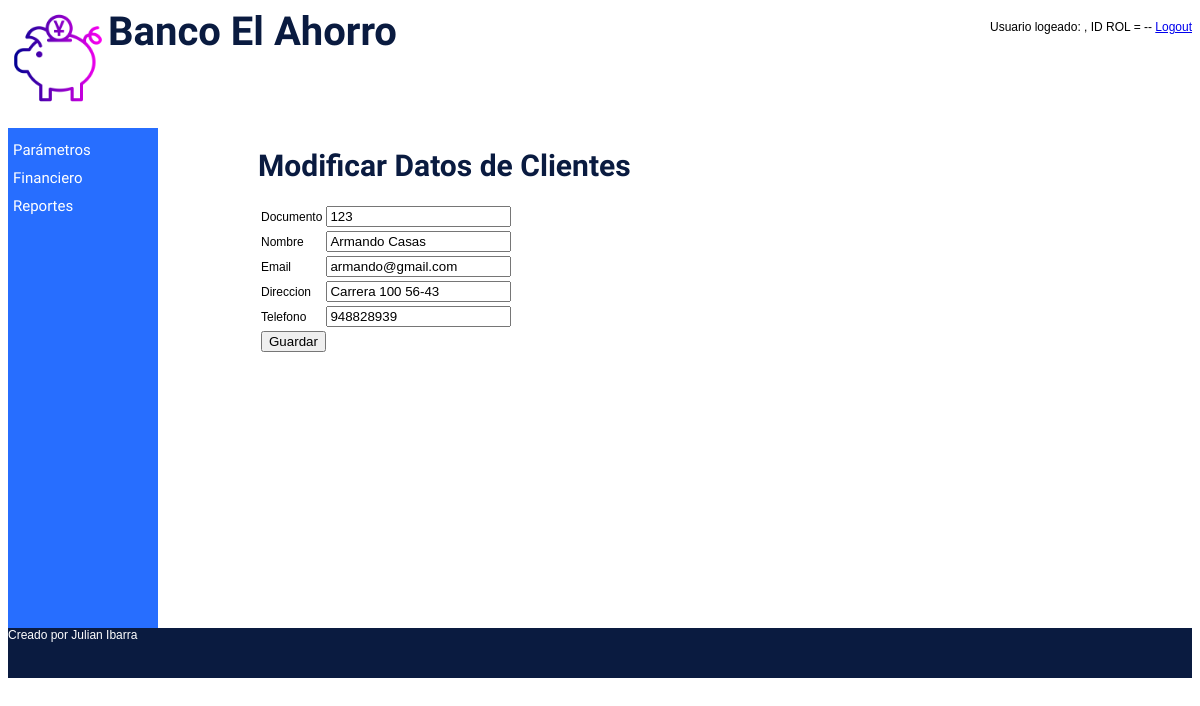
The page /index.php?sel=C5&documento=123 on the database its author committed.
### tables this page shows
CREATE TABLE cliente(
documento int(15) PRIMARY KEY NOT NULL,
nombre varchar(50) NOT NULL,
email varchar(50) NOT NULL,
direccion varchar(30) NOT NULL,
telefono varchar(15) NOT NULL
);

### lib/config.php (called while the page is built)
<?php
    $CFG_HOST = "localhost";
    $CFG_USER = "root";
    $CFG_DBPWD = "root";
    $CFG_DBASE = "banco";
?>

### lib/cliente.php (called while the page is built, shortened)
<?php
class Cliente {
    var $nombre;
    var $direccion;
    var $telefono;
    var $email;
    var $con;
    function Cliente( ) {
        $this->nombre="";
        $this->email="";
        $this->direccion="";
        $this->telefono="";
        $this->con = new MySql();
    }
    function getNombre( ) {
        return $this->nombre;
    }
    function getEmail( ) {
        return $this->email;
    }
    function getDireccion(){
      return $this->direccion;
    }
    function getTelefono(){
      return $this->telefono;
    }
   function consultar($documento) {
      $this->documento = $documento;
      $this->con->conectarse();
      $this->con->sql = "SELECT * FROM cliente WHERE documento=".$this->documento."";
      $this->con->consultar();
      if ($this->con->numReg > 0) {
         $this->nombre = mysql_result($this->con->rtaSql,0,"nombre");
         $this->email = mysql_result($this->con->rtaSql,0,"email");
         $this->telefono = mysql_result($this->con->rtaSql,0,"telefono");
         $this->direccion = mysql_result($this->con->rtaSql,0,"direccion");
      }
      $this->con->desconectarse();
   }
}
?>

### lib/mysql_lib.php (called while the page is built, shortened)
<?php
class Mysql {
 var $sql;
 function Mysql () {
    $this->sql = "";
    }
 function consultar() {
    $this->rtaSql = mysql_query($this->sql);
    }
}
?>

### cliente/cliente_editar.php (the view, shortened to what this page needs)
<!DOCTYPE html>
<html lang="es">
<head>
</head>
<body>
 <h1>Modificar Datos de Clientes</h1>
	<form name ='cliente_grabar' action=index.php?sel=C6 method='post'>
        <table>
                <tr>
                    <td>Documento</td>
                    <?php
                    include("lib/config.php");
                    include("lib/mysql_lib.php");
                    include("lib/cliente.php");
                    $c = new Cliente();
                    $c->consultar($_GET['documento']);
                    print "<td><input name= txtDocumento type=text value = ".$_GET['documento']." readonly></td>";
                    ?>
                </tr>
                <tr>
                    <td>Nombre</td>
                     <td><input name="txtNombre" type="text"  value = "<?php echo $c->getNombre(); ?>" ></td>
                </tr>
                <tr>
                    <td>Email</td>
                     <td><input name="txtEmail" type="text"  value = "<?php echo $c->getEmail(); ?>" ></td>
                </tr>
                <tr>
                    <td>Direccion</td>
                     <td><input name="txtDireccion" type="text"  value = "<?php echo $c->getDireccion(); ?>" ></td>
                </tr>
                <tr>
                    <td>Telefono</td>
                     <td><input name="txtTelefono" type="text"  value = "<?php echo $c->getTelefono(); ?>" ></td>
                </tr>
                <tr>
                    <td colspan="2"><input name="btnGuardar" type="button" value="Guardar" onclick="validar()"></td>
                </tr>
            </table>
        </form>
</body>
</html>

### estilos.css (style rules this page uses)
body { font-size: 12px; font-family:Arial; }

### cliente/cliente_editar.php (style rules this page uses)
h1 { padding-left: 100px; font-family: 'Lalezar', Arial; color:#0A1B40; font-size: 30px; }
form { padding-left: 100px; }

### rows shown on the page
cliente: txtNombre "Armando Casas", txtEmail "armando@gmail.com", txtDireccion "Carrera 100 56-43", txtTelefono "948828939"
